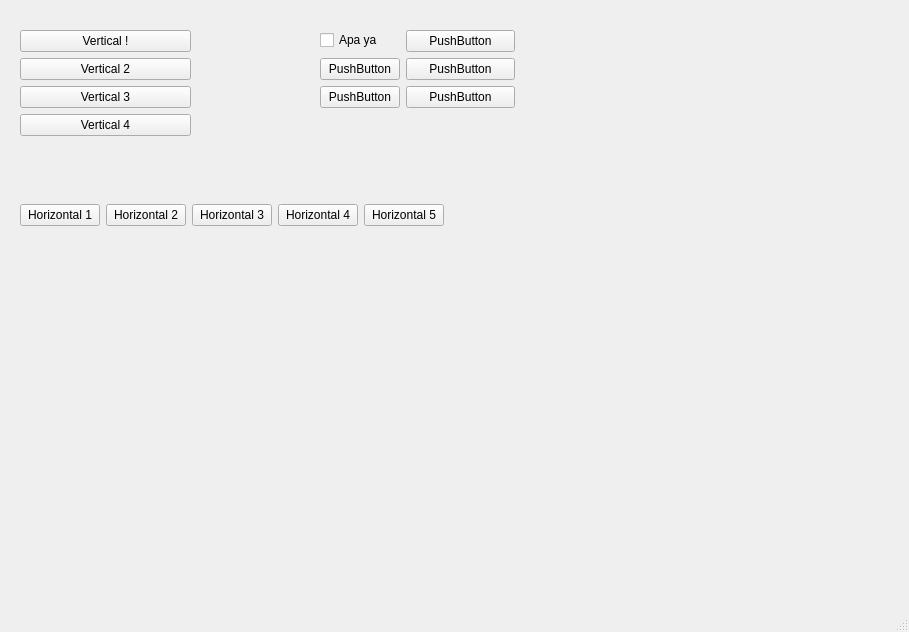
<?xml version="1.0" encoding="UTF-8"?>
<ui version="4.0">
 <class>MainWindow</class>
 <widget class="QMainWindow" name="MainWindow">
  <property name="geometry">
   <rect>
    <x>0</x>
    <y>0</y>
    <width>909</width>
    <height>632</height>
   </rect>
  </property>
  <property name="windowTitle">
   <string>MainWindow</string>
  </property>
  <widget class="QWidget" name="centralwidget">
   <widget class="QWidget" name="">
    <property name="geometry">
     <rect>
      <x>20</x>
      <y>30</y>
      <width>171</width>
      <height>141</height>
     </rect>
    </property>
    <layout class="QVBoxLayout" name="verticalLayout_4">
     <item>
      <widget class="QPushButton" name="pushButton">
       <property name="text">
        <string>Vertical !</string>
       </property>
      </widget>
     </item>
     <item>
      <widget class="QPushButton" name="pushButton_2">
       <property name="text">
        <string>Vertical 2</string>
       </property>
      </widget>
     </item>
     <item>
      <widget class="QPushButton" name="pushButton_3">
       <property name="text">
        <string>Vertical 3</string>
       </property>
      </widget>
     </item>
     <item>
      <widget class="QPushButton" name="pushButton_4">
       <property name="text">
        <string>Vertical 4</string>
       </property>
      </widget>
     </item>
     <item>
      <spacer name="verticalSpacer">
       <property name="orientation">
        <enum>Qt::Vertical</enum>
       </property>
       <property name="sizeHint" stdset="0">
        <size>
         <width>20</width>
         <height>40</height>
        </size>
       </property>
      </spacer>
     </item>
    </layout>
   </widget>
   <widget class="QWidget" name="">
    <property name="geometry">
     <rect>
      <x>20</x>
      <y>200</y>
      <width>501</width>
      <height>30</height>
     </rect>
    </property>
    <layout class="QHBoxLayout" name="horizontalLayout">
     <item>
      <widget class="QPushButton" name="pushButton_8">
       <property name="text">
        <string>Horizontal 1</string>
       </property>
      </widget>
     </item>
     <item>
      <widget class="QPushButton" name="pushButton_6">
       <property name="text">
        <string>Horizontal 2</string>
       </property>
      </widget>
     </item>
     <item>
      <widget class="QPushButton" name="pushButton_5">
       <property name="text">
        <string>Horizontal 3</string>
       </property>
      </widget>
     </item>
     <item>
      <widget class="QPushButton" name="pushButton_9">
       <property name="text">
        <string>Horizontal 4</string>
       </property>
      </widget>
     </item>
     <item>
      <widget class="QPushButton" name="pushButton_7">
       <property name="text">
        <string>Horizontal 5</string>
       </property>
      </widget>
     </item>
     <item>
      <spacer name="horizontalSpacer">
       <property name="orientation">
        <enum>Qt::Horizontal</enum>
       </property>
       <property name="sizeHint" stdset="0">
        <size>
         <width>40</width>
         <height>20</height>
        </size>
       </property>
      </spacer>
     </item>
    </layout>
   </widget>
   <widget class="QWidget" name="">
    <property name="geometry">
     <rect>
      <x>320</x>
      <y>30</y>
      <width>195</width>
      <height>111</height>
     </rect>
    </property>
    <layout class="QFormLayout" name="formLayout">
     <item row="0" column="1">
      <widget class="QPushButton" name="pushButton_13">
       <property name="text">
        <string>PushButton</string>
       </property>
      </widget>
     </item>
     <item row="1" column="0">
      <widget class="QPushButton" name="pushButton_11">
       <property name="text">
        <string>PushButton</string>
       </property>
      </widget>
     </item>
     <item row="1" column="1">
      <widget class="QPushButton" name="pushButton_14">
       <property name="text">
        <string>PushButton</string>
       </property>
      </widget>
     </item>
     <item row="2" column="0">
      <widget class="QPushButton" name="pushButton_12">
       <property name="text">
        <string>PushButton</string>
       </property>
      </widget>
     </item>
     <item row="2" column="1">
      <widget class="QPushButton" name="pushButton_15">
       <property name="text">
        <string>PushButton</string>
       </property>
      </widget>
     </item>
     <item row="0" column="0">
      <layout class="QVBoxLayout" name="verticalLayout_12">
       <item>
        <widget class="QCheckBox" name="checkBox">
         <property name="text">
          <string>Apa ya</string>
         </property>
        </widget>
       </item>
      </layout>
     </item>
    </layout>
   </widget>
  </widget>
  <widget class="QMenuBar" name="menubar">
   <property name="geometry">
    <rect>
     <x>0</x>
     <y>0</y>
     <width>909</width>
     <height>26</height>
    </rect>
   </property>
  </widget>
  <widget class="QStatusBar" name="statusbar"/>
 </widget>
 <resources/>
 <connections/>
</ui>
